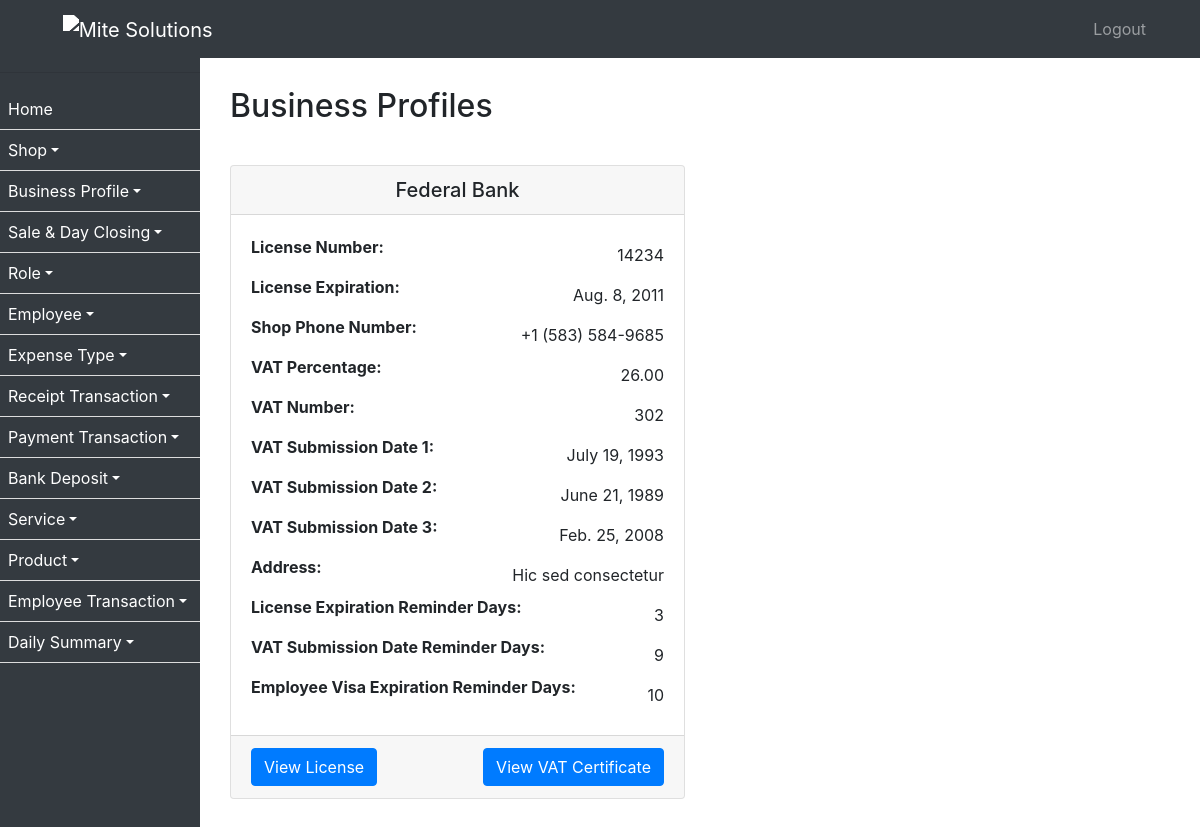
The app's page /business/ with its own data.
### ezshopapp/models.py (models this page shows, shortened)
class BusinessProfile(models.Model):
    shop = models.ForeignKey(Shop, on_delete=models.CASCADE, null=False, related_name='shop')
    license_number = models.CharField(max_length=255)
    license_expiration = models.DateField(null=True)
    license_upload = models.FileField(upload_to='licenses')
    shop_phone_number = models.CharField(max_length=25)
    vat_percentage = models.DecimalField(max_digits=5, decimal_places=2)
    vat_number = models.CharField(max_length=255)
    vat_submission_date_1 = models.DateField(null=True)
    vat_submission_date_2 = models.DateField(null=True)
    vat_submission_date_3 = models.DateField(null=True)
    vat_certificate_upload = models.FileField(upload_to='vat_certificates')
    address = models.TextField()
    license_expiration_reminder_days = models.PositiveIntegerField(verbose_name='License Expiration Reminder (days)')
    vat_submission_date_reminder_days = models.PositiveIntegerField(verbose_name='VAT Submission Date Reminder (days)')
    employee_visa_expiration_reminder_days = models.PositiveIntegerField(verbose_name='Employee Visa Expiration Reminder (days)')
    created_on = models.DateTimeField(auto_now_add=True, null=True)

class Shop(models.Model):
    name = models.CharField(max_length=255)
    license_number = models.CharField(max_length=50, unique=True)
    num_users = models.PositiveIntegerField(verbose_name='Number of Users')
    vat_remainder = models.BooleanField(default=False, verbose_name='VAT Reminder')
    employee_transaction_window = models.BooleanField(default=False)
    license_expiration_reminder = models.BooleanField(default=False, verbose_name='License Expiration Reminder')
    employee_visa_expiration_reminder = models.BooleanField(default=False, verbose_name='Employee Visa Expiration Reminder')
    employee_passport_expiration_reminder = models.BooleanField(default=False, verbose_name='Employee Passport Expiration Reminder')
    created_on = models.DateTimeField(auto_now_add=True, null=True)
    def __str__(self):
        return self.name

### ezshopapp/views.py (the view)
# urls.py: path('business/', business_profile_list, name='business_profile_list'),
def business_profile_list(request):
    profiles = BusinessProfile.objects.all()
    return render(request, 'business_profile_list.html', {'profiles': profiles})

### ezshopapp/templates/business_profile_list.html (shortened to what this page needs)
{% extends 'base.html' %}
{% block content %}
<div class="container">
  <h2 class="mb-3 mt-3">Business Profiles</h2>
  <div class="row">
    {% for profile in profiles %}
    <div class="col-md-6 mb-4 mt-4">
      <div class="card">
        <div class="card-header"><h5 class="card-title text-center mb-0">{{ profile.shop }}</h5></div>
        <div class="card-body">
          <div class="d-flex justify-content-between align-items-center">
            <p class="card-text"><strong>License Number:</strong></p>
            <p class="card-text">{{ profile.license_number }}</p>
          </div>
          <div class="d-flex justify-content-between align-items-center">
            <p class="card-text"><strong>License Expiration:</strong></p>
            <p class="card-text">{{ profile.license_expiration }}</p>
          </div>
          <div class="d-flex justify-content-between align-items-center">
            <p class="card-text"><strong>Shop Phone Number:</strong></p>
            <p class="card-text">{{ profile.shop_phone_number }}</p>
          </div>
          <div class="d-flex justify-content-between align-items-center">
            <p class="card-text"><strong>VAT Percentage:</strong></p>
            <p class="card-text">{{ profile.vat_percentage }}</p>
          </div>
          <div class="d-flex justify-content-between align-items-center">
            <p class="card-text"><strong>VAT Number:</strong></p>
            <p class="card-text">{{ profile.vat_number }}</p>
          </div>
          <div class="d-flex justify-content-between align-items-center">
            <p class="card-text"><strong>VAT Submission Date 1:</strong></p>
            <p class="card-text">{{ profile.vat_submission_date_1 }}</p>
          </div>
          <div class="d-flex justify-content-between align-items-center">
            <p class="card-text"><strong>VAT Submission Date 2:</strong></p>
            <p class="card-text">{{ profile.vat_submission_date_2 }}</p>
          </div>
          <div class="d-flex justify-content-between align-items-center">
            <p class="card-text"><strong>VAT Submission Date 3:</strong></p>
            <p class="card-text">{{ profile.vat_submission_date_3 }}</p>
          </div>
          <div class="d-flex justify-content-between align-items-center">
            <p class="card-text"><strong>Address:</strong></p>
            <p class="card-text">{{ profile.address }}</p>
          </div>
          <div class="d-flex justify-content-between align-items-center">
            <p class="card-text"><strong>License Expiration Reminder Days:</strong></p>
            <p class="card-text">{{ profile.license_expiration_reminder_days }}</p>
          </div>
          <div class="d-flex justify-content-between align-items-center">
            <p class="card-text"><strong>VAT Submission Date Reminder Days:</strong></p>
            <p class="card-text">{{ profile.vat_submission_date_reminder_days }}</p>
          </div>
          <div class="d-flex justify-content-between align-items-center">
            <p class="card-text"><strong>Employee Visa Expiration Reminder Days:</strong></p>
            <p class="card-text">{{ profile.employee_visa_expiration_reminder_days }}</p>
          </div>
        </div>
        <div class="card-footer d-flex justify-content-between align-items-center">
          <button type="button" class="btn btn-primary" data-toggle="modal" data-target="#licenseModal{{ profile.id }}">
            View License
          </button>
          <button type="button" class="btn btn-primary" data-toggle="modal" data-target="#vatCertificateModal{{ profile.id }}">
            View VAT Certificate
          </button>
        </div>
      </div>
    </div>
    {% endfor %}
  </div>
</div>
{% endblock %}

### ezshopapp/templates/base.html (style rules this page uses)
body { padding-top: 56px; }

### records on screen
BusinessProfile: shop "Federal Bank", license_number "14234", license_expiration "Aug. 8, 2011", shop_phone_number "+1 (583) 584-9685", vat_percentage "26.00", vat_number "302", vat_submission_date_1 "July 19, 1993", vat_submission_date_2 "June 21, 1989", vat_submission_date_3 "Feb. 25, 2008", address "Hic sed consectetur", license_expiration_reminder_days "3", vat_submission_date_reminder_days "9", employee_visa_expiration_reminder_days "10"
